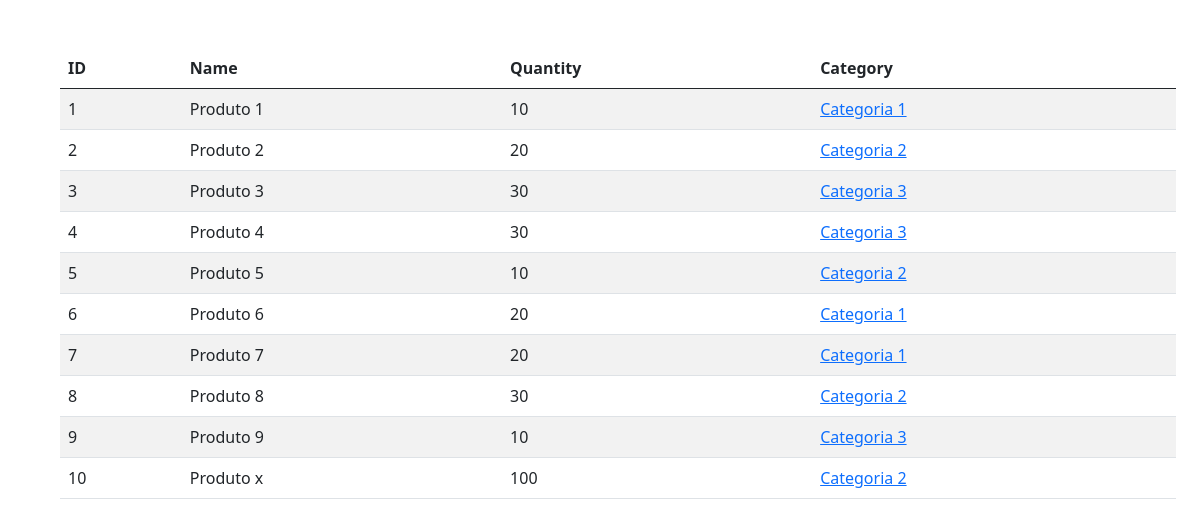
The page / on the database its author committed.
### tables this page shows
CREATE TABLE `products` (
  `id` int(11) NOT NULL,
  `NAME` varchar(255) DEFAULT NULL,
  `qty` int(11) DEFAULT NULL,
  `cat_id` int(11) DEFAULT NULL
);

CREATE TABLE `categories` (
  `id` int(11) NOT NULL,
  `NAME` varchar(255) DEFAULT NULL
);

### classes/Database.php (called while the page is built)
<?php
class Database
{
  private string $host = "localhost";
  private string $dbName = "lab";
  private string $username = "root";
  private string $password = "";
  public PDO $conn;
  public function dbConnection(): PDO
  {
    try {
      $this->conn = new PDO("mysql:host=$this->host;dbname=$this->dbName", $this->username, $this->password);
      $this->conn->setAttribute(PDO::ATTR_ERRMODE, PDO::ERRMODE_EXCEPTION);
    } catch (PDOException $exception) {
      echo "Connection error: " . $exception->getMessage();
    }
    return $this->conn;
  }
}

### classes/Product.php (called while the page is built, shortened)
<?php
require "Database.php";
class Product
{
  private $conn;
  public function __construct()
  {
    $this->conn = (new Database())->dbConnection();
  }
  public function fetchAllWithCategories()
  {
    $stmt = $this->conn->prepare("SELECT
                                    p.id AS prod_id,
                                    p.name AS prod_name,
                                    p.qty,
                                    p.cat_id,
                                    c.name as cat_name
                                  FROM
                                    products AS p
                                        LEFT JOIN
                                    categories AS c ON p.cat_id = c.id;");
    $stmt->execute();
    return $stmt->fetchAll(PDO::FETCH_ASSOC);
  }
}

### index.php (the view, shortened to what this page needs)
<?php
include "includes/header.php";
require_once "classes/Product.php";
$obProduct = new Product();
$products = $obProduct->fetchAllWithCategories();
?>
<div class="container m-5">
  <table class="table table-striped">
    <thead>
      <th>ID</th>
      <th>Name</th>
      <th>Quantity</th>
      <th>Category</th>
    </thead>
    <tbody>
      <?php foreach ($products as $prod) : ?>
        <tr>
          <td><?= $prod['prod_id'] ?></td>
          <td><?= $prod['prod_name'] ?></td>
          <td><?= $prod['qty'] ?></td>
          <td>
            <a href="category.php?cid=<?= $prod['cat_id'] ?>">
              <?= $prod['cat_name'] ?>
            </a>
          </td>
        </tr>
      <?php endforeach; ?>
    </tbody>
  </table>
</div>

### includes/header.php (shortened to what this page needs)
<!DOCTYPE html>
<html lang="en">
<head>
  <link href="https://cdn.jsdelivr.net/npm/bootstrap@5.0.0-beta1/dist/css/bootstrap.min.css" rel="stylesheet">
</head>
<body>

### rows shown on the page
products: id "1", NAME "Produto 1", qty "10", categories.NAME "Categoria 1"
products: id "2", NAME "Produto 2", qty "20", categories.NAME "Categoria 2"
products: id "3", NAME "Produto 3", qty "30", categories.NAME "Categoria 3"
products: id "4", NAME "Produto 4", qty "30", categories.NAME "Categoria 3"
products: id "5", NAME "Produto 5", qty "10", categories.NAME "Categoria 2"
products: id "6", NAME "Produto 6", qty "20", categories.NAME "Categoria 1"
products: id "7", NAME "Produto 7", qty "20", categories.NAME "Categoria 1"
products: id "8", NAME "Produto 8", qty "30", categories.NAME "Categoria 2"
products: id "9", NAME "Produto 9", qty "10", categories.NAME "Categoria 3"
products: id "10", NAME "Produto x", qty "100", categories.NAME "Categoria 2"
